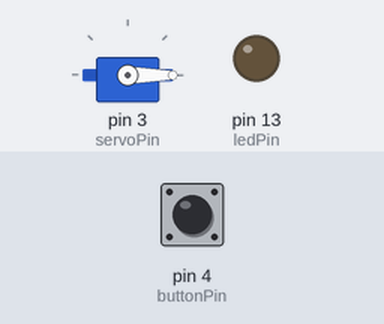
The sketch below on a simulated Arduino Uno, built with avr-gcc and run on an emulated ATmega328P. Shown: servo, output pins drawn as LEDs (lit = HIGH). The inputs (shaded band) are chosen by the test bench; at power-on: pin 4 (buttonPin) HIGH.

Above: at 1.2 s.
1.3 s: pin 4 (buttonPin) pulled LOW for 0.15 s
At 1.7 s:
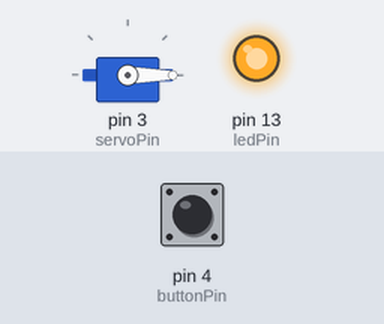
At 3.6 s:
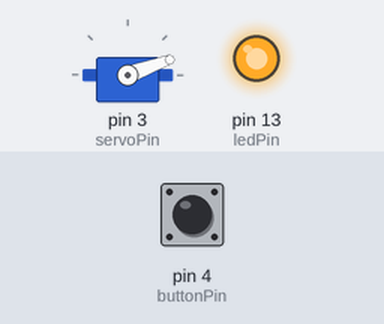
10.3 s: pin 4 (buttonPin) pulled LOW for 1 s
At 21.4 s:
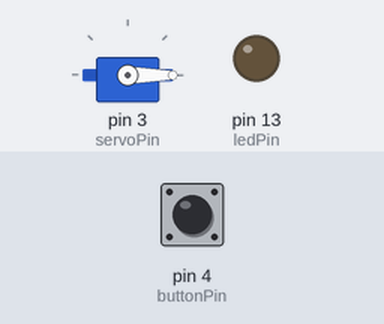
Timing chart, 0 to 21.8 s (numbered marks = the images above; inputs shaded):
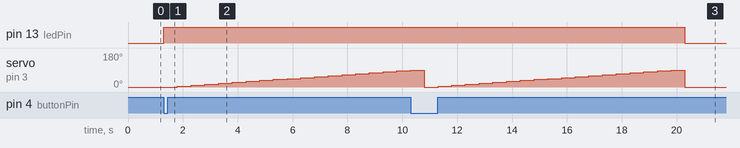

Measured:
- after the input at 1.3 s, pin 13 (ledPin): LOW → HIGH at once; servo on pin 3 (servoPin): moves from 0° to 85° over 8.0 s, starting after 0.50 s
- after the input at 10.3 s, pin 13 (ledPin): HIGH → LOW after 10.0 s instead of 0.50 s

The sketch:

button_Control_Servo.ino
```cpp
#include <Servo.h>
// Declare the Servo pin
int servoPin = 3;
// Create a servo object
Servo Servo1;
int pos = 0;    // variable to store the servo position

// constants won't change. They're used here to set pin numbers:
const int buttonPin = 4;  // the number of the pushbutton pin
const int ledPin = 13;    // the number of the LED pin

// variables will change:
int buttonState = 0;  // variable for reading the pushbutton status

void setup() {
  Servo1.attach(servoPin);
  // initialize the LED pin as an output:
  pinMode(ledPin, OUTPUT);
  // initialize the pushbutton pin as an input:
  pinMode(buttonPin, INPUT);
}

void loop() {
  // read the state of the pushbutton value:
  buttonState = digitalRead(buttonPin);

  // check if the pushbutton is pressed. If it is, the buttonState is HIGH:
  // if (buttonState == HIGH)
  if (buttonState == LOW)
  {
    // turn LED on:
    digitalWrite(ledPin, HIGH);
    // digitalWrite(ledPin, LOW);
    // Servo1.write(18);
    // delay(100);
    // Servo1.write(0);
    // delay(100);
    for (pos = 0; pos <= 90; pos += 5)
    {
    // Make servo go to 0 degrees
        Servo1.write(pos);
        delay(500);
    }
  }
  else
  {
    // turn LED off:
    digitalWrite(ledPin, LOW);
    // Make servo go to 0 degrees
    Servo1.write(0);
    delay(100);

  }
}
```
